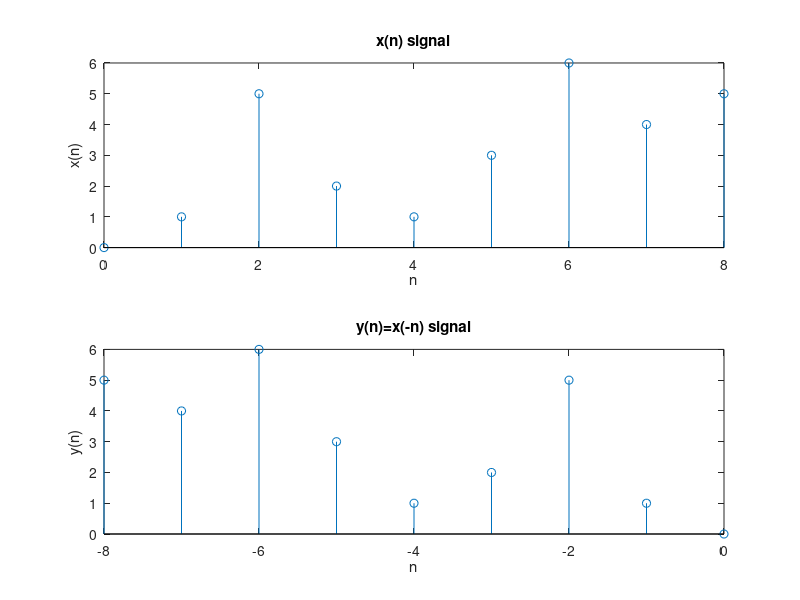

This figure's MATLAB source:
clc
clear all
n = 0:8;
x = [0 1 5 2 1 3 6 4 5];
subplot(2,1,1);
stem(n,x);
title('x(n) signal');
xlabel('n');
ylabel('x(n)');
m=-fliplr(n);
y=fliplr(x);
subplot(2,1,2);
stem(m,y);
title('y(n)=x(-n) signal');
xlabel('n');
ylabel('y(n)');